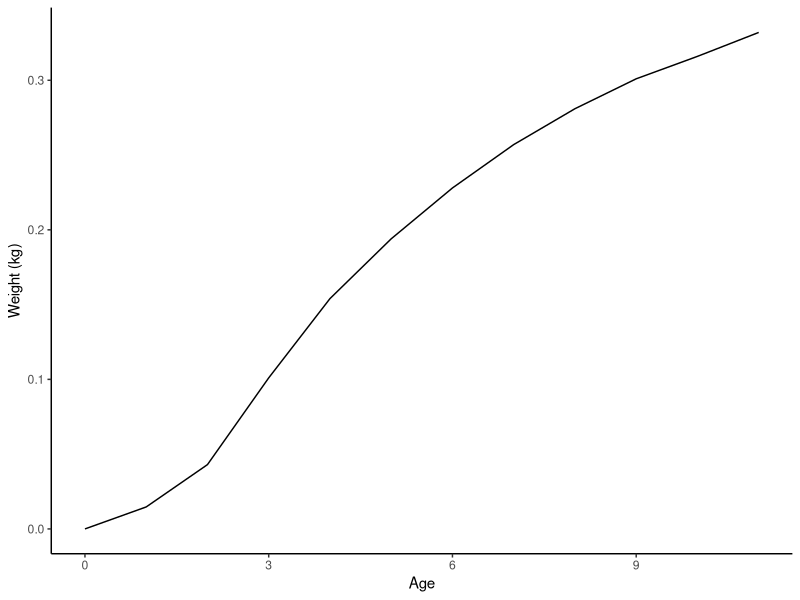
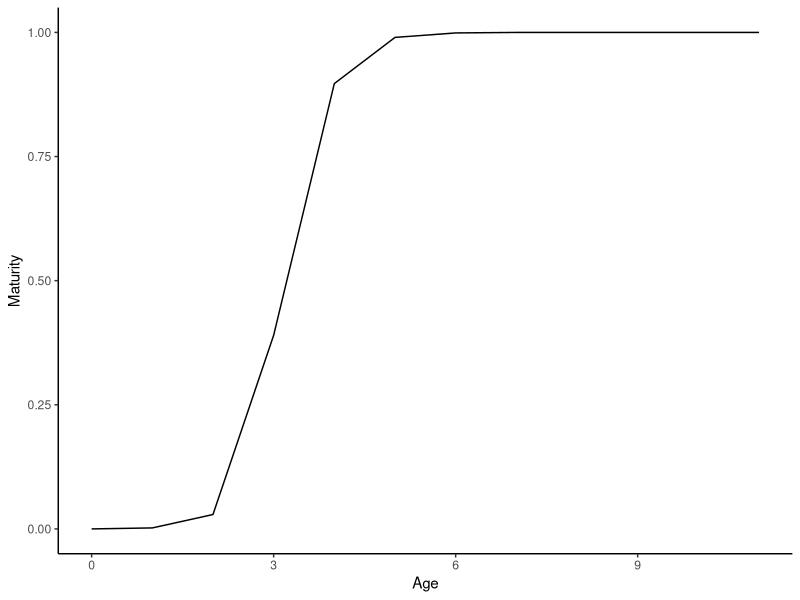
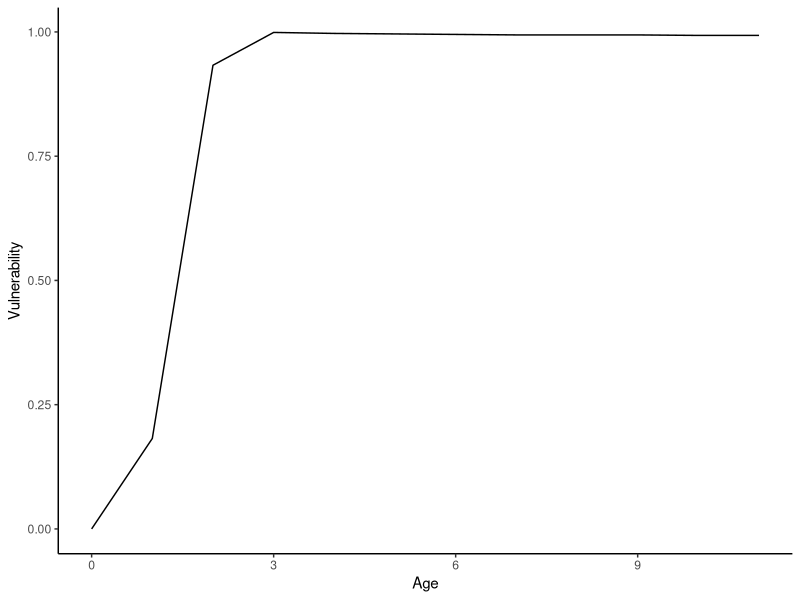
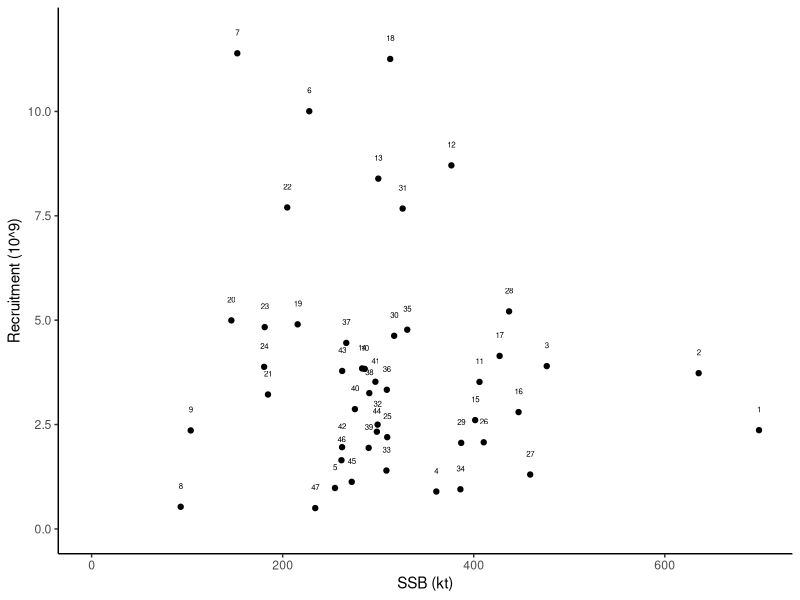
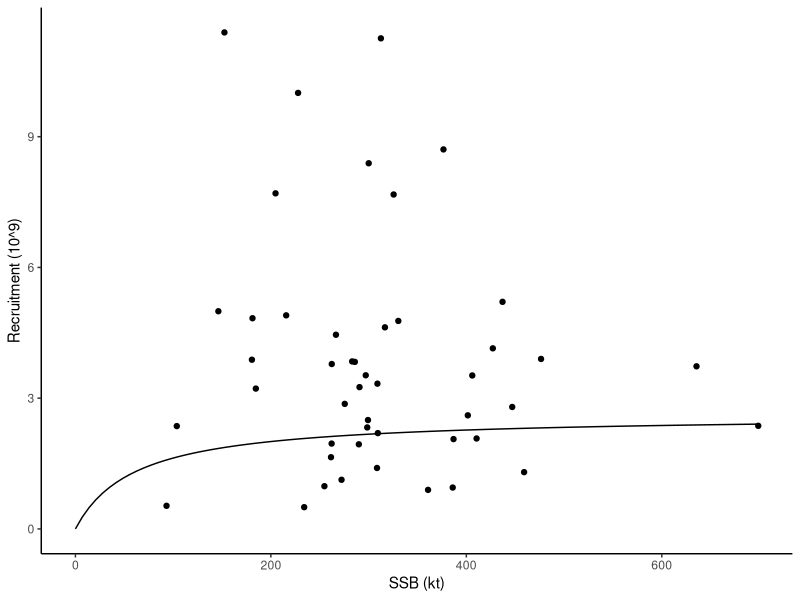
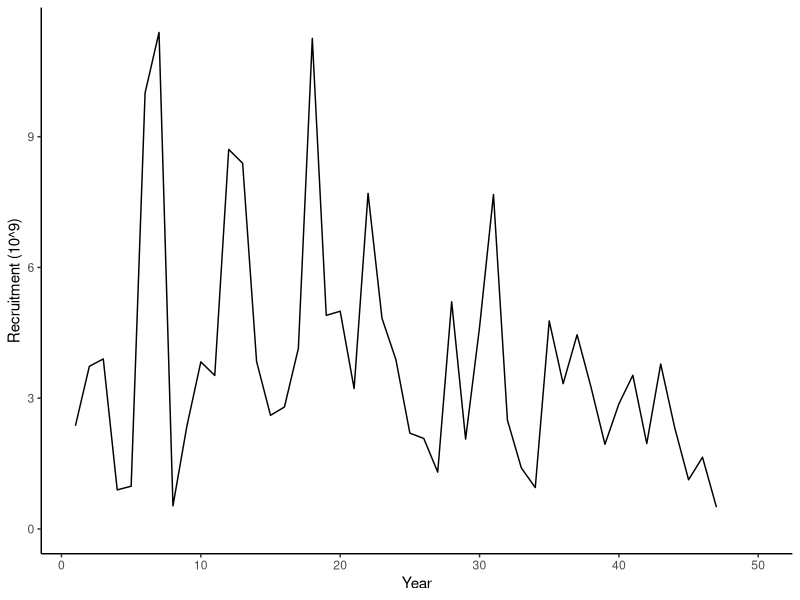
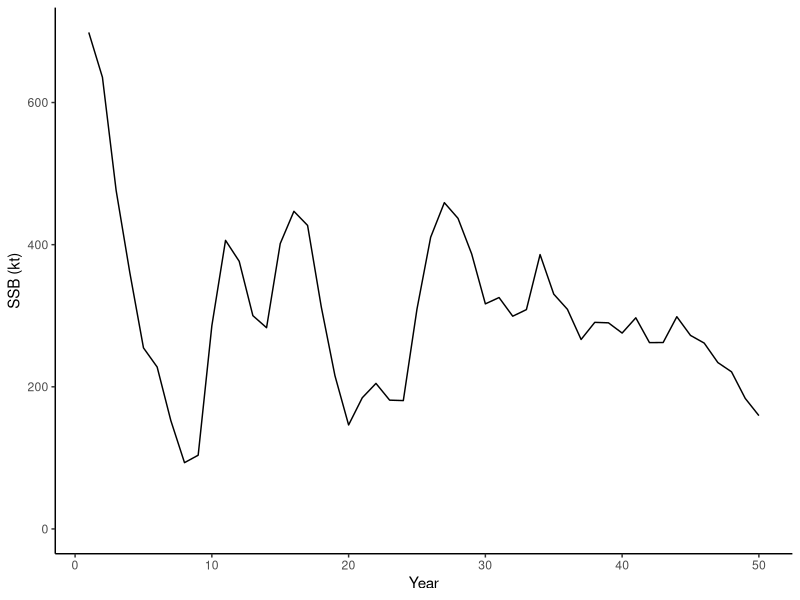
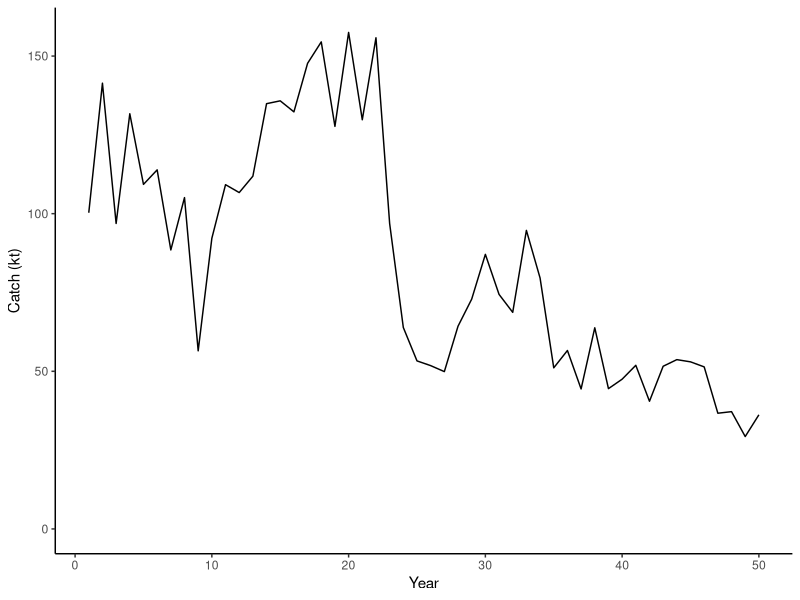

Generate these figures, in order, with R:
## ---- chunk 1
  knitr::opts_chunk$set(collapse = TRUE, echo = FALSE, message = FALSE,warning = FALSE,
  fig.width = 4, fig.height = 3, comment = "#>")
  library(kableExtra)
  library(ggplot2)
## ---- chunk 2
AA <- read.csv("ex2_at_age_data.csv")
D <- read.csv("ex2_data.csv")
ggplot(AA,aes(y=w_age/1000,x=age)) + geom_path() + theme_classic() + labs(x="Age", y="Weight (kg)") + expand_limits(y=0) + expand_limits(x=0) 
## ---- chunk 3
ggplot(AA,aes(y=m_age,x=age)) + geom_path() + theme_classic() + labs(x="Age", y="Maturity") + expand_limits(y=0) + expand_limits(x=0) 
## ---- chunk 4
ggplot(AA,aes(y=v_age,x=age)) + geom_path() + theme_classic() + labs(x="Age", y="Vulnerability") + expand_limits(y=0) + expand_limits(x=0) 
## ---- chunk 5
ggplot(D[!is.na(D$Rec),],aes(y=Rec,x=SSB,label=Year)) + geom_point() + theme_classic() + labs(x="SSB (kt)", y="Recruitment (10^9)") + expand_limits(y=0) + expand_limits(x=0) +
  geom_text(mapping=aes(y=Rec,x=SSB,label=Year),nudge_y = 0.5,size=2) 
## ---- chunk 6
ggplot() + geom_point(D[!is.na(D$Rec),],mapping=aes(y=Rec,x=SSB)) + theme_classic() + labs(x="SSB (kt)", y="Recruitment (10^9)") + expand_limits(y=0) + expand_limits(x=0) +
  geom_function(fun=function(x) 0.04301038*x/(1+0.01645661*x))
## ---- chunk 7
ggplot(D[!is.na(D$Rec),],aes(y=Rec,x=Year)) + geom_path() + theme_classic() + labs(x="Year", y="Recruitment (10^9)") + expand_limits(y=0) + expand_limits(x=50)
## ---- chunk 8
ggplot(D,aes(y=SSB,x=Year)) + geom_path() +theme_classic() + labs(x="Year", y="SSB (kt)") + expand_limits(y=0)
## ---- chunk 9
ggplot(D,aes(y=Catch,x=Year)) + geom_path() + theme_classic() + labs(x="Year", y="Catch (kt)") + expand_limits(y=0)
## ---- chunk 10
ggplot(D,aes(y=f,x=Year)) + geom_path() + theme_classic() + labs(x="Year", y="F") + expand_limits(y=0) 
## ---- chunk 11
#SSB0 = 668.4245; SSBmsy = 201.5436
ggplot(D) + 
  geom_path(mapping=aes(y=SSB,x=Year)) +
  theme_classic() + labs(x="Year", y="SSB (kt)") + expand_limits(y=0) +
  geom_hline(yintercept=668.4245, linetype="dashed", color = "blue") + 
  geom_hline(yintercept=201.5436, color = "green") 
## ---- chunk 12
  D$MA_Index <- NA
  D$MA_Index[D$Year%in%28:50] <- apply(cbind(D$Acoustic_Index[D$Year%in%28:50],
                                             D$Acoustic_Index[D$Year%in%27:49],
                                             D$Acoustic_Index[D$Year%in%26:48]),1,mean)

  #Add loess smoother (example span = 0.5)
  lsmooth <- loess(Acoustic_Index ~ Year,data=D,span=0.5)  
  D$lowess_Index <- NA
  D$lowess_Index[D$Year%in%26:50] <- predict(lsmooth)

ggplot(D[!is.na(D$Acoustic_Index),]) + geom_path(mapping=aes(y=Acoustic_Index,x=Year),size=1) + theme_classic() + labs(x="Year", y="Acoustic SSB (kt)") + expand_limits(y=0,x=50) +
  geom_path(data=D[!is.na(D$MA_Index),],mapping=aes(y=MA_Index,x=Year),color="red") +
  scale_x_continuous(limits = c(0,50), expand = c(0, 0)) +
  geom_path(data=D[!is.na(D$lowess_Index),],mapping=aes(y=lowess_Index,x=Year),color="blue") 
